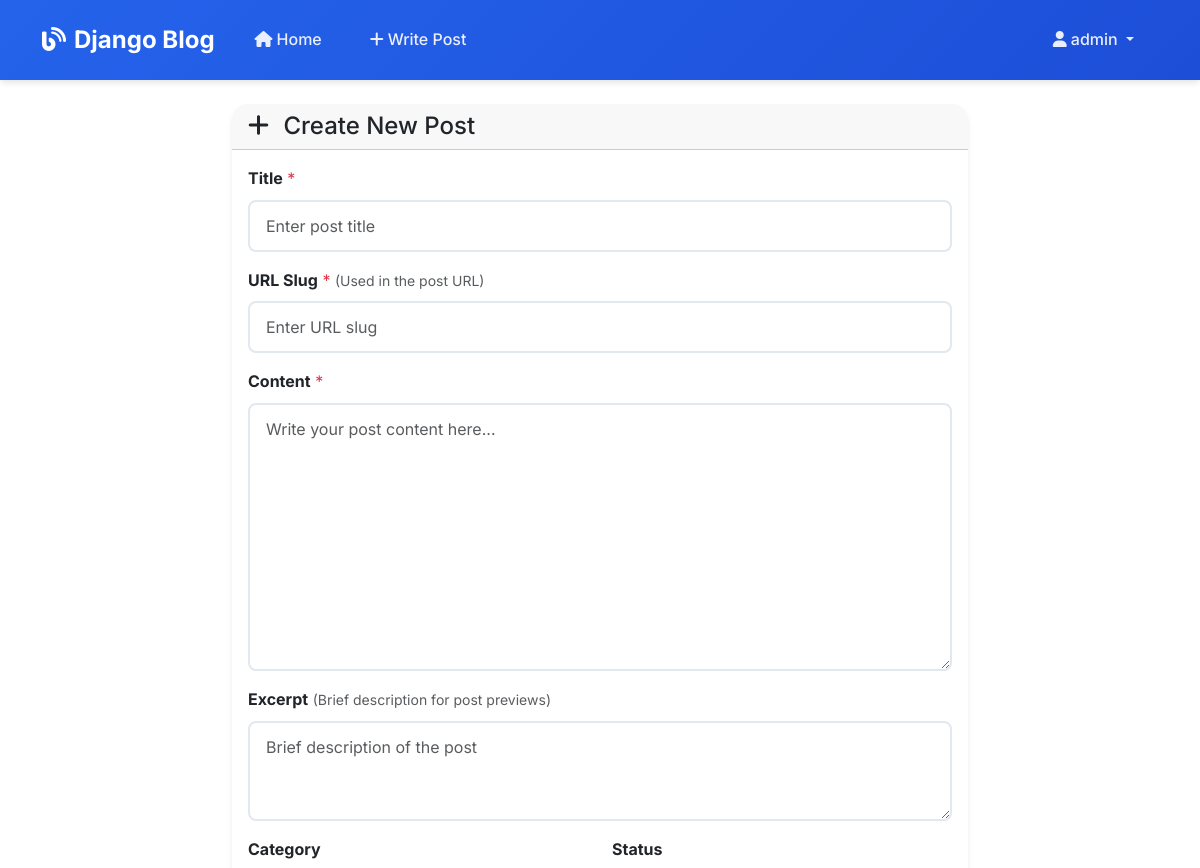
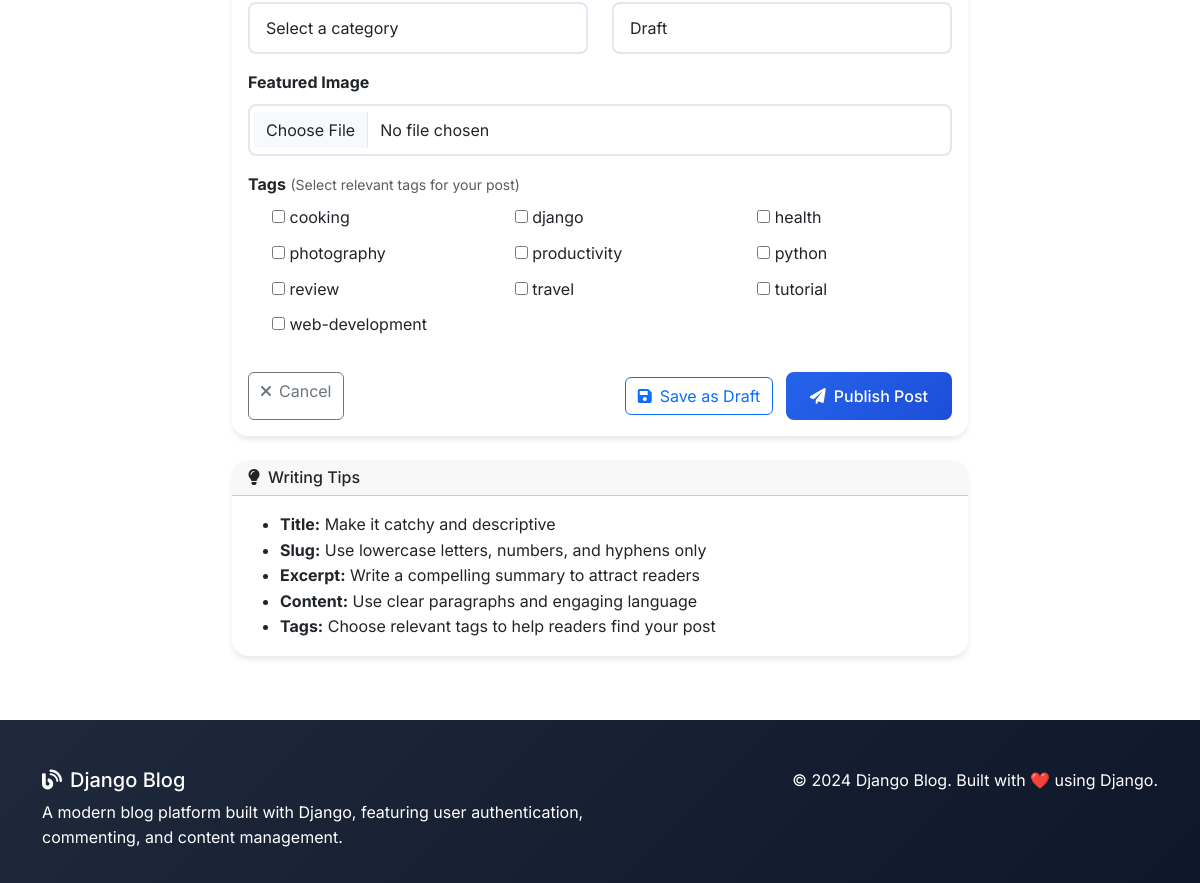
The app's page /post/new/ (signed in) with its own data (2 pictures, top to bottom).
### blog/models.py (models this page shows)
class Tag(models.Model):
    name = models.CharField(max_length=50, unique=True)
    created_at = models.DateTimeField(auto_now_add=True)
    class Meta:
        ordering = ['name']
    def __str__(self):
        return self.name

### blog/views.py (the view)
# urls.py: path('post/new/', views.post_create, name='post_create'),
@login_required
def post_create(request):
    if request.method == 'POST':
        form = PostForm(request.POST, request.FILES)
        if form.is_valid():
            post = form.save(commit=False)
            post.author = request.user
            post.save()
            form.save_m2m()  # Save many-to-many relationships (tags)
            messages.success(request, 'Post created successfully!')
            return redirect('blog:post_detail', pk=post.pk)
    else:
        form = PostForm()
    return render(request, 'blog/post_form.html', {'form': form, 'title': 'Create New Post'})

### blog/models.py (called while the page is built)
    def __str__(self):
        return self.name

### blog/templates/blog/post_form.html (shortened to what this page needs)
{% extends 'blog/base.html' %}
{% block content %}
<div class="container mt-4">
    <div class="row justify-content-center">
        <div class="col-lg-8">
            <div class="card">
                <div class="card-header">
                    <h4 class="mb-0">
                        <i class="fas fa-{% if post %}edit{% else %}plus{% endif %} me-2"></i>
                        {{ title }}
                    </h4>
                </div>
                <div class="card-body">
                    <form method="post" enctype="multipart/form-data">
                        <div class="mb-3">
                            <label for="{{ form.title.id_for_label }}" class="form-label">
                                <strong>Title</strong> <span class="text-danger">*</span>
                            </label>
                            {{ form.title }}
                        </div>
                        <div class="mb-3">
                            <label for="{{ form.slug.id_for_label }}" class="form-label">
                                <strong>URL Slug</strong> <span class="text-danger">*</span>
                                <small class="text-muted">(Used in the post URL)</small>
                            </label>
                            {{ form.slug }}
                        </div>
                        <div class="mb-3">
                            <label for="{{ form.content.id_for_label }}" class="form-label">
                                <strong>Content</strong> <span class="text-danger">*</span>
                            </label>
                            {{ form.content }}
                        </div>
                        <div class="mb-3">
                            <label for="{{ form.excerpt.id_for_label }}" class="form-label">
                                <strong>Excerpt</strong>
                                <small class="text-muted">(Brief description for post previews)</small>
                            </label>
                            {{ form.excerpt }}
                        </div>
                        <div class="row">
                            <div class="col-md-6 mb-3">
                                <label for="{{ form.category.id_for_label }}" class="form-label">
                                    <strong>Category</strong>
                                </label>
                                {{ form.category }}
                            </div>
                            <div class="col-md-6 mb-3">
                                <label for="{{ form.status.id_for_label }}" class="form-label">
                                    <strong>Status</strong>
                                </label>
                                {{ form.status }}
                            </div>
                        </div>
                        <div class="mb-3">
                            <label for="{{ form.image.id_for_label }}" class="form-label">
                                <strong>Featured Image</strong>
                            </label>
                            {{ form.image }}
                        </div>
                        <div class="mb-4">
                            <label class="form-label">
                                <strong>Tags</strong>
                                <small class="text-muted">(Select relevant tags for your post)</small>
                            </label>
                            <div class="row">
                                {% for tag in form.tags %}
                                <div class="col-md-4 col-sm-6 mb-2">
                                    <div class="form-check">
                                        {{ tag.tag }}
                                        <label class="form-check-label" for="{{ tag.id_for_label }}">
                                            {{ tag.choice_label }}
                                        </label>
                                    </div>
                                </div>
                                {% endfor %}
                            </div>
                        </div>
                        <div class="d-flex justify-content-between">
                            <a href="{% if post %}{{ post.get_absolute_url }}{% else %}{% url 'blog:post_list' %}{% endif %}"
                               class="btn btn-outline-secondary">
                                <i class="fas fa-times me-2"></i>Cancel
                            </a>
                            <div>
                                {% if post %}
                                <button type="submit" name="status" value="draft" class="btn btn-outline-primary me-2">
                                    <i class="fas fa-save me-2"></i>Save as Draft
                                </button>
                                <button type="submit" name="status" value="published" class="btn btn-primary">
                                    <i class="fas fa-check me-2"></i>Update Post
                                </button>
                                {% else %}
                                <button type="submit" name="status" value="draft" class="btn btn-outline-primary me-2">
                                    <i class="fas fa-save me-2"></i>Save as Draft
                                </button>
                                <button type="submit" name="status" value="published" class="btn btn-primary">
                                    <i class="fas fa-paper-plane me-2"></i>Publish Post
                                </button>
                                {% endif %}
                            </div>
                        </div>
                    </form>
                </div>
            </div>
            <div class="card mt-4">
                <div class="card-header">
                    <h6 class="mb-0">
                        <i class="fas fa-lightbulb me-2"></i>Writing Tips
                    </h6>
                </div>
                <div class="card-body">
                    <ul class="mb-0">
                        <li><strong>Title:</strong> Make it catchy and descriptive</li>
                        <li><strong>Slug:</strong> Use lowercase letters, numbers, and hyphens only</li>
                        <li><strong>Excerpt:</strong> Write a compelling summary to attract readers</li>
                        <li><strong>Content:</strong> Use clear paragraphs and engaging language</li>
                        <li><strong>Tags:</strong> Choose relevant tags to help readers find your post</li>
                    </ul>
                </div>
            </div>
        </div>
    </div>
</div>
{% endblock %}

### blog/templates/blog/base.html (shortened to what this page needs)
<!DOCTYPE html>
<html lang="en">
<head>
    <link href="https://cdn.jsdelivr.net/npm/bootstrap@5.3.0/dist/css/bootstrap.min.css" rel="stylesheet">
    <link rel="stylesheet" href="https://cdnjs.cloudflare.com/ajax/libs/font-awesome/6.0.0/css/all.min.css">
</head>
<body>
    <nav class="navbar navbar-expand-lg navbar-dark">
        <div class="container">
            <a class="navbar-brand" href="{% url 'blog:post_list' %}">
                <i class="fas fa-blog me-2"></i>Django Blog
            </a>
            <div class="collapse navbar-collapse" id="navbarNav">
                <ul class="navbar-nav me-auto">
                    <li class="nav-item">
                        <a class="nav-link" href="{% url 'blog:post_list' %}">
                            <i class="fas fa-home me-1"></i>Home
                        </a>
                    </li>
                    {% if user.is_authenticated %}
                    <li class="nav-item">
                        <a class="nav-link" href="{% url 'blog:post_create' %}">
                            <i class="fas fa-plus me-1"></i>Write Post
                        </a>
                    </li>
                    {% endif %}
                </ul>
                <ul class="navbar-nav">
                    {% if user.is_authenticated %}
                    <li class="nav-item dropdown">
                        <a class="nav-link dropdown-toggle" href="#" id="navbarDropdown" role="button" data-bs-toggle="dropdown">
                            <i class="fas fa-user me-1"></i>{{ user.username }}
                        </a>
                    </li>
                    {% endif %}
                </ul>
            </div>
        </div>
    </nav>
    <main>
        {% block content %}{% endblock %}
    </main>
    <footer class="footer">
        <div class="container">
            <div class="row">
                <div class="col-md-6">
                    <h5><i class="fas fa-blog me-2"></i>Django Blog</h5>
                    <p class="mb-0">A modern blog platform built with Django, featuring user authentication, commenting, and content management.</p>
                </div>
                <div class="col-md-6 text-md-end">
                    <p class="mb-0">&copy; 2024 Django Blog. Built with ❤️ using Django.</p>
                </div>
            </div>
        </div>
    </footer>
</body>
</html>

### blog/templates/blog/base.html (style rules this page uses)
:root { --primary-color: #2563eb; --secondary-color: #64748b; --accent-color: #f59e0b; --text-dark: #1e293b; --text-light: #64748b; --bg-light: #f8fafc; --border-color: #e2e8f0; }
body { font-family: 'Inter', sans-serif; line-height: 1.6; color: var(--text-dark); background-color: #ffffff; }
.navbar { background: linear-gradient(135deg, var(--primary-color) 0%, #1d4ed8 100%); box-shadow: 0 4px 6px -1px rgba(0, 0, 0, 0.1); padding: 1rem 0; }
.navbar-brand { font-weight: 700; font-size: 1.5rem; color: white !important; }
.nav-link { color: rgba(255, 255, 255, 0.9) !important; font-weight: 500; transition: all 0.3s ease; margin: 0 0.5rem; border-radius: 0.5rem; padding: 0.5rem 1rem !important; }
.btn-primary { background: linear-gradient(135deg, var(--primary-color) 0%, #1d4ed8 100%); border: none; font-weight: 500; padding: 0.75rem 1.5rem; border-radius: 0.5rem; transition: all 0.3s ease; }
.card { border: none; border-radius: 1rem; box-shadow: 0 4px 6px -1px rgba(0, 0, 0, 0.1); transition: all 0.3s ease; overflow: hidden; }
.footer { background: linear-gradient(135deg, var(--text-dark) 0%, #0f172a 100%); color: white; padding: 3rem 0 2rem; margin-top: 4rem; }
.form-control { border-radius: 0.5rem; border: 2px solid var(--border-color); padding: 0.75rem 1rem; transition: all 0.3s ease; }

### records on screen
Tag: choice_label "cooking"
Tag: choice_label "django"
Tag: choice_label "health"
Tag: choice_label "photography"
Tag: choice_label "productivity"
Tag: choice_label "python"
Tag: choice_label "review"
Tag: choice_label "travel"
Tag: choice_label "tutorial"
Tag: choice_label "web-development"

### other values on screen
{{ user.username }} "admin"
{{ title }} "Create New Post"
